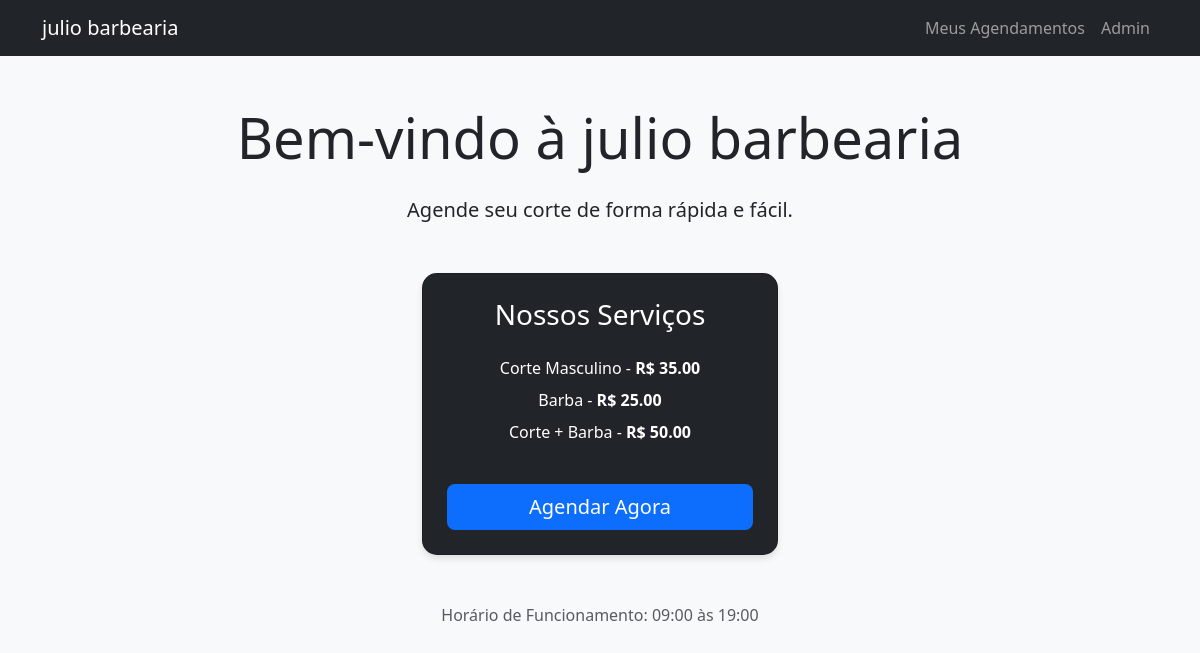
Screenshot of /julio with the database file from the repository.
### barbearia_system/app.py (models this page shows)
class Configuracao(db.Model):
    id = db.Column(db.Integer, primary_key=True)
    nome_barbearia = db.Column(db.String(100), default='Minha Barbearia')
    slug = db.Column(db.String(100), unique=True, nullable=False)
    horario_abertura = db.Column(db.String(5), default='09:00')
    horario_fechamento = db.Column(db.String(5), default='19:00')
    intervalo_minutos = db.Column(db.Integer, default=30)
    usuarios = db.relationship('Usuario', backref='barbearia', lazy=True, cascade="all, delete-orphan")
    clientes = db.relationship('Cliente', backref='barbearia', lazy=True, cascade="all, delete-orphan")
    servicos = db.relationship('Servico', backref='barbearia', lazy=True, cascade="all, delete-orphan")

class Servico(db.Model):
    id = db.Column(db.Integer, primary_key=True)
    nome = db.Column(db.String(100), nullable=False)
    preco = db.Column(db.Float, nullable=False)
    duracao = db.Column(db.Integer, default=30)
    barbearia_id = db.Column(db.Integer, db.ForeignKey('configuracao.id'), nullable=False)

### barbearia_system/app.py (the view)
@app.route('/<slug>')
def home_cliente(slug):
    config = Configuracao.query.filter_by(slug=slug).first_or_404()
    servicos = Servico.query.filter_by(barbearia_id=config.id).all()
    return render_template('cliente_home.html', servicos=servicos, config=config)

### barbearia_system/templates/cliente_home.html
{% extends 'base.html' %}
{% block content %}
<div class="row justify-content-center mt-5">
    <div class="col-md-8 text-center">
        <h1 class="display-4 mb-4">Bem-vindo à {{ config.nome_barbearia }}</h1>
        <p class="lead mb-5">Agende seu corte de forma rápida e fácil.</p>
        <div class="row mb-5">
            <div class="col-md-6 offset-md-3">
                <div class="card bg-dark text-white p-4">
                    <h3>Nossos Serviços</h3>
                    <ul class="list-unstyled mt-3">
                        {% for servico in servicos %}
                        <li class="mb-2">{{ servico.nome }} - <strong>R$ {{ "%.2f"|format(servico.preco) }}</strong></li>
                        {% endfor %}
                    </ul>
                    <a href="{{ url_for('agendar_cliente', slug=config.slug) }}" class="btn btn-primary btn-lg mt-3">Agendar Agora</a>
                </div>
            </div>
        </div>
        <div class="text-muted">
            <p>Horário de Funcionamento: {{ config.horario_abertura }} às {{ config.horario_fechamento }}</p>
        </div>
    </div>
</div>
{% endblock %}

### barbearia_system/templates/base.html (shortened to what this page needs)
<!DOCTYPE html>
<html lang="pt-br">
<head>
    <link href="https://cdn.jsdelivr.net/npm/bootstrap@5.3.0/dist/css/bootstrap.min.css" rel="stylesheet">
</head>
<body>
    <nav class="navbar navbar-expand-lg navbar-dark mb-4">
        <div class="container">
            <a class="navbar-brand" href="{{ url_for('home_cliente', slug=config.slug) if config else '#' }}">
                {{ config.nome_barbearia if config else 'BarberManager' }}
            </a>
            <div class="collapse navbar-collapse" id="navbarNav">
                <ul class="navbar-nav ms-auto">
                    {% if current_user.is_authenticated %}
                        {% if current_user.is_admin %}
                        <li class="nav-item"><a class="nav-link" href="{{ url_for('index') }}">Início</a></li>
                        <li class="nav-item"><a class="nav-link" href="{{ url_for('listar_clientes') }}">Clientes</a></li>
                        <li class="nav-item"><a class="nav-link" href="{{ url_for('listar_agendamentos') }}">Agendamentos</a></li>
                        <li class="nav-item"><a class="nav-link" href="{{ url_for('configuracoes') }}">Configurações</a></li>
                        <li class="nav-item"><a class="nav-link btn btn-outline-danger btn-sm ms-lg-2" href="{{ url_for('logout') }}">Sair</a></li>
                        {% else %}
                        <li class="nav-item"><a class="nav-link" href="{{ url_for('cliente_painel', slug=config.slug) }}">Meus Agendamentos</a></li>
                        <li class="nav-item"><a class="nav-link btn btn-outline-danger btn-sm ms-lg-2" href="{{ url_for('logout_cliente', slug=config.slug) }}">Sair</a></li>
                        {% endif %}
                    {% else %}
                        {% if config %}
                        <li class="nav-item"><a class="nav-link" href="{{ url_for('login_cliente', slug=config.slug) }}">Meus Agendamentos</a></li>
                        {% endif %}
                        <li class="nav-item"><a class="nav-link" href="{{ url_for('login') }}">Admin</a></li>
                    {% endif %}
                </ul>
            </div>
        </div>
    </nav>
    <div class="container">
        {% block content %}{% endblock %}
    </div>
</body>
</html>

### barbearia_system/templates/base.html (style rules this page uses)
body { background-color: #f8f9fa; }
.navbar { background-color: #212529; }
.card { border-radius: 15px; box-shadow: 0 4px 6px rgba(0,0,0,0.1); }
.btn-primary { background-color: #0d6efd; border: none; }

### rows the page displays
Configuracao: nome_barbearia "julio barbearia", horario_abertura "09:00", horario_fechamento "19:00"
Servico: nome "Corte Masculino", preco "35.00"
Servico: nome "Barba", preco "25.00"
Servico: nome "Corte + Barba", preco "50.00"
